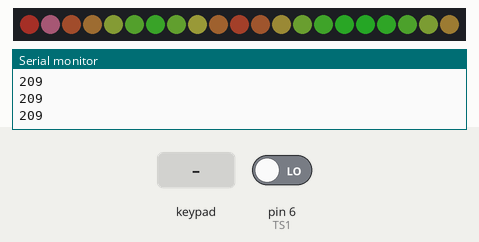
The sketch below on a simulated Arduino Micro, built with avr-gcc and run on an emulated ATmega32U4. On the bench: 21 RGB LEDs in strip order, left to right, the last lines printed to the serial monitor. Wiring (inferred from the names in the program): 4×4 keypad with keys 1 2 3 A 4 5 6 B 7 8 9 C * 0 # D (labels assumed): rows pin 3, pin 2, pin 4, pin 12; columns pin 5, pin 10, pin 9, pin 8. Inputs (shaded band) come from the test bench; at power-on: pin 6 (TS1) LOW. Dim RGB values are drawn brighter than linear; USB keyboard and mouse output is not drawn.

Above: at 1.2 s.
1.3 s: keypad keys 1 2 3 4 pressed 0.4 s apart
At 1.95 s:
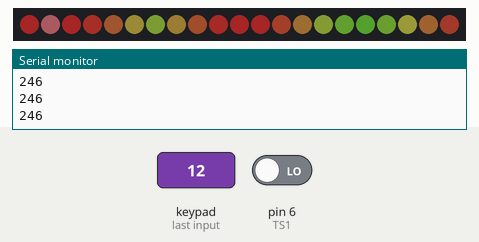
4.4 s: key '1' pressed
At 4.77 s:
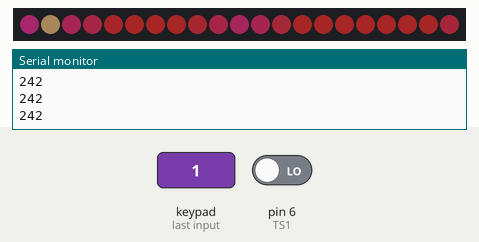
7.0 s: pin 6 (TS1) driven HIGH
At 7.78 s:
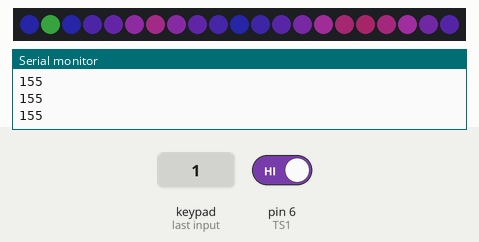
9.7 s: key 'B' pressed
At 10.1 s:
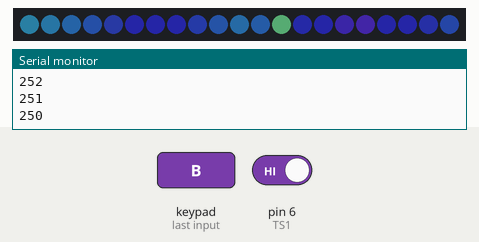
12.3 s: keypad keys 1 2 3 4 * pressed 0.4 s apart
At 12.51 s:
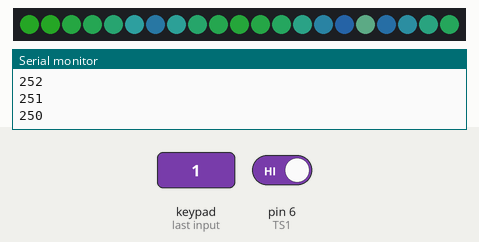
15.8 s: keypad keys 1 2 3 4 # pressed 0.4 s apart
At 17.92 s:
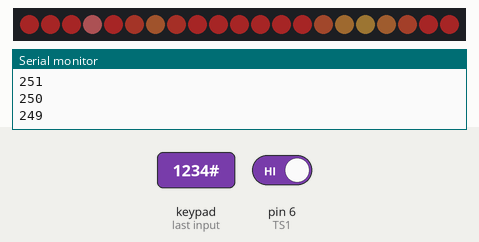

The sketch:

Makrokeyboard.ino
```cpp
#include <Adafruit_NeoPixel.h>
#include <Keyboard.h>

//defines for LEDS
#define FADE 1


//defines for I/Os
#define TS1 6
#define TS2 8
#define TS3 9
#define TS4 10
#define TS5 5

#define TR1 12
#define TR2 4
#define TR3 2
#define TR4 3

#define KEY_SPACE 32

uint8_t rows[4] = {TR4, TR3, TR2, TR1};
uint8_t cols[5] = {TS5, TS4, TS3, TS2, TS1};


//F-Keys
char key[4][5] = {{(char)KEY_F1, (char)KEY_F2, (char)KEY_F3, (char)KEY_F4, (char)KEY_F5},
                  {(char)KEY_F6, (char)KEY_F7, (char)KEY_F8, (char)KEY_F9, (char)KEY_F10},
                  {(char)KEY_F11, (char)KEY_F12, (char)KEY_F13, (char)KEY_F14, (char)KEY_F15},
                  {(char)KEY_F16, (char)KEY_F17, (char)KEY_F18, (char)KEY_F19, (char)KEY_F20}};

//Key Mask for second Key
char mask[4][5] = {{(char)KEY_LEFT_CTRL, (char)KEY_LEFT_CTRL, (char)KEY_LEFT_CTRL, (char)KEY_LEFT_CTRL, (char)KEY_LEFT_CTRL},
                   {(char)KEY_LEFT_CTRL, (char)KEY_LEFT_CTRL, (char)KEY_LEFT_CTRL, (char)KEY_LEFT_CTRL, (char)KEY_LEFT_CTRL},
                   {(char)KEY_LEFT_CTRL, (char)KEY_LEFT_CTRL, (char)KEY_LEFT_CTRL, (char)KEY_LEFT_CTRL, (char)KEY_LEFT_CTRL},
                   {(char)KEY_LEFT_CTRL, (char)KEY_LEFT_CTRL, (char)KEY_LEFT_CTRL, (char)KEY_LEFT_CTRL, (char)KEY_LEFT_CTRL}};

//Key Mask for third Key
char mask2[4][5] = {{(char)KEY_LEFT_SHIFT, (char)KEY_LEFT_SHIFT, (char)KEY_LEFT_SHIFT, (char)KEY_LEFT_SHIFT, (char)KEY_LEFT_SHIFT},
                    {(char)KEY_LEFT_SHIFT, (char)KEY_LEFT_SHIFT, (char)KEY_LEFT_SHIFT, (char)KEY_LEFT_SHIFT, (char)KEY_LEFT_SHIFT},
                    {(char)KEY_LEFT_SHIFT, (char)KEY_LEFT_SHIFT, (char)KEY_LEFT_SHIFT, (char)KEY_LEFT_SHIFT, (char)KEY_LEFT_SHIFT},
                    {(char)KEY_LEFT_SHIFT, (char)KEY_LEFT_SHIFT, (char)KEY_LEFT_SHIFT, (char)KEY_LEFT_SHIFT, (char)KEY_LEFT_SHIFT}};

//Mask for Strings
String str_mask[4][5] = {{"","","","",""},
                         {"","","","",""},
                         {"","","","",""},
                         {"","","","",""}};

//Mask for selecting Key Behaviour :
//0: Regular key behaviour with masks
//1: Single key stroke of "Key" Matrix
//2: Print String from String Mask

char press_once[4][5] = {{0,0,0,0,0},
                         {0,0,0,0,0},
                         {0,0,0,0,0},
                         {0,0,0,0,0}};


//Led Maps for different Patterns
uint8_t led_map_default[4][5] = {{16,17,18,19,20},
                                 {15,14,13,12,11},
                                 {6,7,8,9,10},
                                 {5,4,3,2,1}};

uint8_t led_map_horz[21] = {16,17,18,19,20,15,14,13,12,11,6,7,8,9,10,5,4,3,2,1,0};
uint8_t led_map_diag[21] = {16,15,17,6,14,18,5,7,13,19,4,8,12,20,3,9,11,2,10,1,0};

//Buffer for pressed Keys
uint8_t key_buffer[4][5] = {0};


//Variables for RGB keys
char PIN = 7;
int NUMPIXELS = 21;
unsigned int countges = 0;

unsigned int RES = 600;

int phaseshift = RES/90;

int adcval = 0;

int colorstato = 0;
int counter = 0;

int last_key = -1;
int fade_out = 0;


//Functions:

void RGB_Simple(uint8_t r, uint8_t g, uint8_t b);
void RGB_Solid_Single(uint16_t val);
void RGB_Solid_Rows(uint16_t val);
void RGB_Solid_Cols(uint16_t val);
void key_flash(void);
void key_wave(void);
void RGB_Fade_Diag(void);

void get_keys(void){
  for(uint8_t i = 0; i<4; i++){
    digitalWrite(rows[i], LOW);
    for(uint8_t j = 0; j<5; j++){
      delay(1);
      if(!digitalRead(cols[j])){
        if(key_buffer[i][j] == 0){
          key_handle(i,j,1);
          fade_out = 255;
        }
        key_buffer[i][j] = 1;
        last_key = led_map_default[i][j];
        Serial.println(fade_out);

      }
      else{
        if(key_buffer[i][j] == 1){
          key_handle(i,j,0);
        }
        key_buffer[i][j] = 0;
      }
    }
    digitalWrite(rows[i], HIGH);
  }

}


void key_handle(uint8_t x, uint8_t y, uint8_t z){
  if(z == 1){
    if(press_once[x][y] == 0){
      if(mask[x][y]!= 0){
        Keyboard.press(mask[x][y]);
      }
      if(mask2[x][y]!= 0){
        Keyboard.press(mask2[x][y]);
      }
      Keyboard.press(key[x][y]);
    }
    else if(press_once[x][y] == 2){
      Keyboard.print(str_mask[x][y]);
    }
    else{
      Keyboard.print(key[x][y]);
    }
  }
  else{
    if(press_once[x][y] == 0){
      if(mask[x][y]!= 0){
        Keyboard.release(mask[x][y]);
      }
      if(mask2[x][y]!= 0){
        Keyboard.release(mask2[x][y]);
      }
      Keyboard.release(key[x][y]);
    }
  }

}


unsigned char color_r(unsigned int count){
  if(count >= 0 && count < RES/3){
    return (int)(255*count/(RES/3));
  }
  else if (count >=(RES/3) && count < (2*RES/3)){
    return (int)(510-(255*count/(RES/3)));
  }
  else if(count >= RES && count < (RES+(RES/3))){
    return (int)(255*(count-RES)/(RES/3));
  }
  else if (count >=RES+(RES/3) && count <RES+(2*RES/3)){
    return (int)(510-(255*(count-RES)/(RES/3)));
  }
  else{
    return 0;
  }

}

unsigned char color_g(unsigned int count){

  if (count >=(RES/3) && count <(2*RES/3)){
    return (int)((255*(count-(RES/3))/(RES/3)));
  }
  else if (count >=(2*RES/3) && count <=(RES)){
    return (int)(510-(255*(count-(RES/3))/(RES/3)));
  }
  else if (count >=RES + (RES/3) && count <RES +(2*RES/3)){
    return (int)((255*(count-(RES/3)-RES)/(RES/3)));
  }
  else if (count >= RES + (2*RES/3) && count <= RES+ (RES)){
    return (int)(510-(255*(count-(RES/3)-RES)/(RES/3)));
  }
  else{
    return 0;
  }

}

unsigned char color_b(unsigned int count){
  if(count >= 0 && count < (RES/3)){
    return (int)(255-(255*count/(RES/3)));
  }
  else if (count >=(2*RES/3) && count <(RES)){
    return (int)((255*(count-(2*RES/3))/(RES/3)));
  }
  else if(count >= RES && count < RES+(RES/3)){
    return (int)(255-(255*(count-RES)/(RES/3)));
  }
  else if (count >=RES +(2*RES/3) && count <2*(RES)){
    return (int)((255*(count-(2*RES/3)-RES)/(RES/3)));
  }

  else{
    return 0;
  }

}


Adafruit_NeoPixel led = Adafruit_NeoPixel(NUMPIXELS, PIN, NEO_GRB + NEO_KHZ800);


//Lighting Wave Pattern
void key_wave(void){
  led.clear();
  static uint8_t bright[4][5] = {{50,50,50,50,50},
                                 {50,50,50,50,50},
                                 {50,50,50,50,50},
                                 {50,50,50,50,50}};
  static uint8_t spread[4][5] = {0};
  static uint8_t was_pressed[4][5] = {0};
  for(int i = 0; i < 4; i++){
    for(int j = 0; j < 5; j++){
      if(key_buffer[i][j]){
        if(spread[i][j] == 0){
          spread[i][j] = 50;
        }
        else if(was_pressed[i][j] == 0){
          spread[i][j] = 40;
        }
        was_pressed[i][j] = 1;

      }
      else{
        was_pressed[i][j] = 0;
      }
      if(spread[i][j] > 0){
        for(int h = 0; h<4; h++){
          for(int k = 0; k<5; k++){
            float dist = sqrt(abs(h-i) + abs(k-j));
            if(-(spread[i][j]-50)>=(dist*3)){
              bright[h][k] = (uint8_t)((bright[h][k] + 50 - spread[i][j]*2*sin((spread[i][j]-50)*0.4 + dist) + 100)/2);
            }
            else{
              bright[h][k] = 50;
            }
          }
        }
        spread[i][j]--;
      }

      led.setPixelColor(led_map_default[i][j],0,(uint8_t)((bright[i][j])*0.5),bright[i][j]);
    }
  }
  led.show();
}


//Show Single RGB Colour on the whole Keyboard
void RGB_Simple(uint8_t r, uint8_t g, uint8_t b){
  led.setBrightness(50);
  for(int i = 0; i< NUMPIXELS;++i){
    led.setPixelColor(led_map_diag[i],r,g,b);

  }
  led.show();
}

//Keys falsh up and fade after a short period of time
void key_flash_fade(void){
  static uint8_t bright[4][5] = {0};
  led.clear();
  for(int i = 0; i < 5; i++){
    for(int j = 0; j < 4; j++){
      if(key_buffer[i][j]){
        led.setPixelColor(led_map_default[i][j],255,255,255);
        bright[i][j] = 255;

      }
      else{
        if(bright[i][j]){
          led.setPixelColor(led_map_default[i][j],bright[i][j],bright[i][j],bright[i][j]);
          bright[i][j] -= 5;
        }
      }

    }
  }
  led.show();
}


//Keys light up while beeign held down
void key_flash(void){
  led.clear();
  for(int i = 0; i < 5; i++){
    for(int j = 0; j < 4; j++){
      if(key_buffer[i][j]){
        led.setPixelColor(led_map_default[i][j],255,255,255);

      }

    }
  }
  led.show();
}


//All keys have a slight colour fade across the Keyboard starting at Val
void RGB_Solid(uint16_t val){
  led.setBrightness(50);
  for(int i = 0; i< NUMPIXELS;++i){
    if(last_key != led_map_diag[i]){
      const int HYS = 50;
      const int MIN = 0 + HYS;
      const int MAX = 255- HYS;
      int RED = color_r((val + i*phaseshift)%RES);
      if(RED<=MIN)
        RED = MIN;
      if(RED>=MAX)
        RED = MAX;
      int BLUE = color_b((val + i*phaseshift)%RES);
      if(BLUE<=MIN)
        BLUE = MIN;
      if(BLUE>=MAX)
        BLUE = MAX;
      int GREEN = color_g((val + i*phaseshift)%RES);
      if(GREEN<=MIN)
        GREEN = MIN;
      if(GREEN>=MAX)
        GREEN = MAX;
      led.setPixelColor(led_map_diag[i],RED,BLUE,GREEN);
    } else if(FADE){
      led.setPixelColor(led_map_diag[i],(int)((fade_out+color_r((val + i*phaseshift)%RES))/(2.0-(255-fade_out)/255)),(int)((fade_out+color_g((val + i*phaseshift)%RES))/(2.0-(255-fade_out)/255)),(int)((fade_out+color_b((val + i*phaseshift)%RES))/(2.0-(255-fade_out)/255)));

    } else {
      led.setPixelColor(led_map_diag[i],255,255,255);
    }
  }
  led.show();
}


//Fade between rows
void RGB_Solid_Rows(uint16_t val){
  led.setBrightness(50);
  for(int i = 0; i< 4;++i){
    led.setPixelColor(led_map_horz[(i*5)],color_r((val + i*phaseshift)%RES),color_g((val + i*phaseshift)%RES),color_b((val + i*phaseshift)%RES));
    led.setPixelColor(led_map_horz[(i*5)+1],color_r((val + i*phaseshift)%RES),color_g((val + i*phaseshift)%RES),color_b((val + i*phaseshift)%RES));
    led.setPixelColor(led_map_horz[(i*5)+2],color_r((val + i*phaseshift)%RES),color_g((val + i*phaseshift)%RES),color_b((val + i*phaseshift)%RES));
    led.setPixelColor(led_map_horz[(i*5)+3],color_r((val + i*phaseshift)%RES),color_g((val + i*phaseshift)%RES),color_b((val + i*phaseshift)%RES));
    led.setPixelColor(led_map_horz[(i*5)+4],color_r((val + i*phaseshift)%RES),color_g((val + i*phaseshift)%RES),color_b((val + i*phaseshift)%RES));

  }
  led.show();
}

//Fade between Cols
void RGB_Solid_Cols(uint16_t val){
  led.setBrightness(50);
  for(int i = 0; i< 5;++i){
    led.setPixelColor(led_map_horz[i],color_r((val + i*phaseshift)%RES),color_g((val + i*phaseshift)%RES),color_b((val + i*phaseshift)%RES));
    led.setPixelColor(led_map_horz[i+5],color_r((val + i*phaseshift)%RES),color_g((val + i*phaseshift)%RES),color_b((val + i*phaseshift)%RES));
    led.setPixelColor(led_map_horz[i+10],color_r((val + i*phaseshift)%RES),color_g((val + i*phaseshift)%RES),color_b((val + i*phaseshift)%RES));
    led.setPixelColor(led_map_horz[i+15],color_r((val + i*phaseshift)%RES),color_g((val + i*phaseshift)%RES),color_b((val + i*phaseshift)%RES));
  }
  led.show();
}

void RGB_Fade_Diag(void){
  led.setBrightness(50);
  for(int i = 0; i< NUMPIXELS;++i){
    led.setPixelColor(led_map_diag[i],color_r((countges + i*phaseshift)%RES),color_g((countges + i*phaseshift)%RES),color_b((countges + i*phaseshift)%RES));
  }
  led.show();
  if (countges < RES){
    countges ++;
  }
  else{
    countges = 0;
  }
}

void setup() {
  //Initializing all I/Os
  led.clear();
  led.begin();
  led.setBrightness(50);
  pinMode(TR1, OUTPUT);
  pinMode(TR2, OUTPUT);
  pinMode(TR3, OUTPUT);
  pinMode(TR4, OUTPUT);
  pinMode(TS1, INPUT);
  pinMode(TS2, INPUT);
  pinMode(TS3, INPUT);
  pinMode(TS4, INPUT);
  pinMode(TS5, INPUT);
  digitalWrite(TR1, LOW);
  digitalWrite(TR2, LOW);
  digitalWrite(TR3, LOW);
  digitalWrite(TR4, LOW);
  led.show();
  Keyboard.begin();
  delay(10);
  RGB_Solid(600);


}

//Main loop
uint16_t leds;
void loop() {


  get_keys();

  RGB_Solid(leds++);
  if(FADE){
    if(fade_out <= 0){
      last_key = -1;
    }
    else{
      fade_out--;
    }
  }


}
```

Measured:
- after the input at 1.3 s, the LEDs: first change after 0.21 s (image 1 shows a later state)
- after the input at 4.4 s, the LEDs: change after 0.22 s (image 2)
- after the input at 9.7 s, the LEDs: change after 0.25 s (image 4)
- after the input at 12.3 s, the LEDs: change after 0.06 s (image 5)
